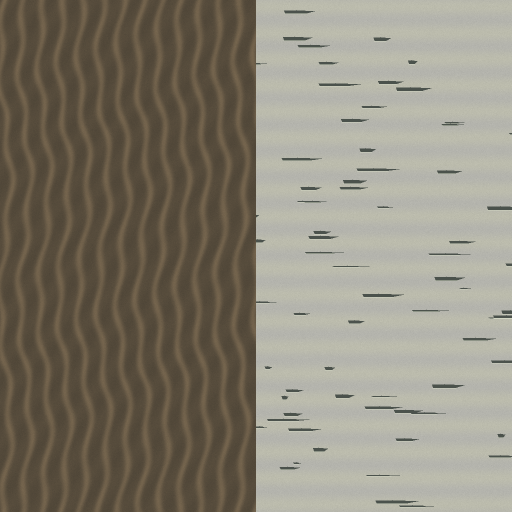
#> input picture brave-and-cold/assets/environment_detail/tree_diversity/winter_bark.png, 1024 x 1024 px (shown at 1/2 size)
$ python gen_forest_bark.py
#> lines starting #> are read from the running program, lines starting #| are printed output that depends on the picture
"""Original fissured conifer bark; retain the existing pale birch atlas half."""
from pathlib import Path
import numpy as np
from scipy.ndimage import gaussian_filter, map_coordinates
from PIL import Image
import json, hashlib
R=Path(__file__).resolve().parents[2]; O=R/'tools/blender/generated/forest_quality'
rng=np.random.default_rng(71740); h=1024; w=512
y,x=np.mgrid[:h,:w]; warp=gaussian_filter(rng.normal(size=(h,w)),(24,16))*85
# Independently placed irregular fissures avoid sinusoidal zigzag repetition.
height=np.full((h,w),.58)
for center in np.cumsum(rng.uniform(12,29,45)):
 c=np.mod(center+warp+gaussian_filter(rng.normal(size=h),18)[:,None]*10,w)
 distance=np.abs(np.mod(x-c+w/2,w)-w/2)
 height-=np.exp(-(distance/rng.uniform(1.0,2.1))**2)*rng.uniform(.12,.25)
height+=gaussian_filter(rng.normal(size=(h,w)),(2,1))*.035
height+=gaussian_filter(rng.normal(size=(h,w)),(18,10))*.55
height=np.clip(height,.18,.8)
tone=height*.38+.69
color=np.clip(tone[:,:,None]*np.array([91,86,75]),0,255).astype('uint8')
old=Image.open(R/'brave-and-cold/assets/environment_detail/tree_diversity/winter_bark.png').convert('RGB').resize((1024,1024))
#> old is the input picture: PIL image 1024x1024 RGB; mean R, G, B 136.9, 131.1, 116.9
old.paste(Image.fromarray(color),(0,0));old.save(O/'winter_bark.png')
#> after `old.paste(Image.fromarray(color), (0, 0))`:
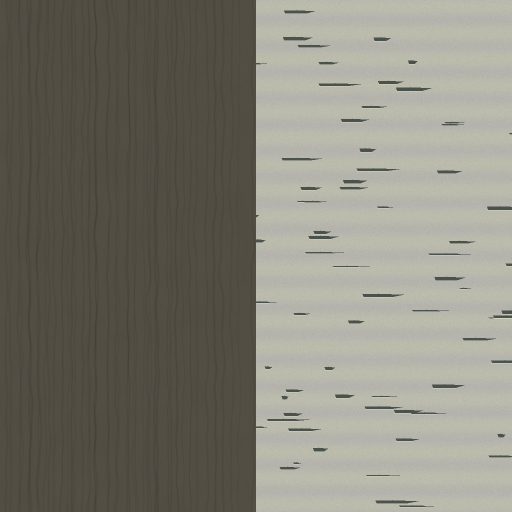
#> old: PIL image 1024x1024 RGB (shown at 1/2 size); mean R, G, B 130.9, 128.7, 118.3
#> after `old.paste(Image.fromarray(color), (0, 0))`:
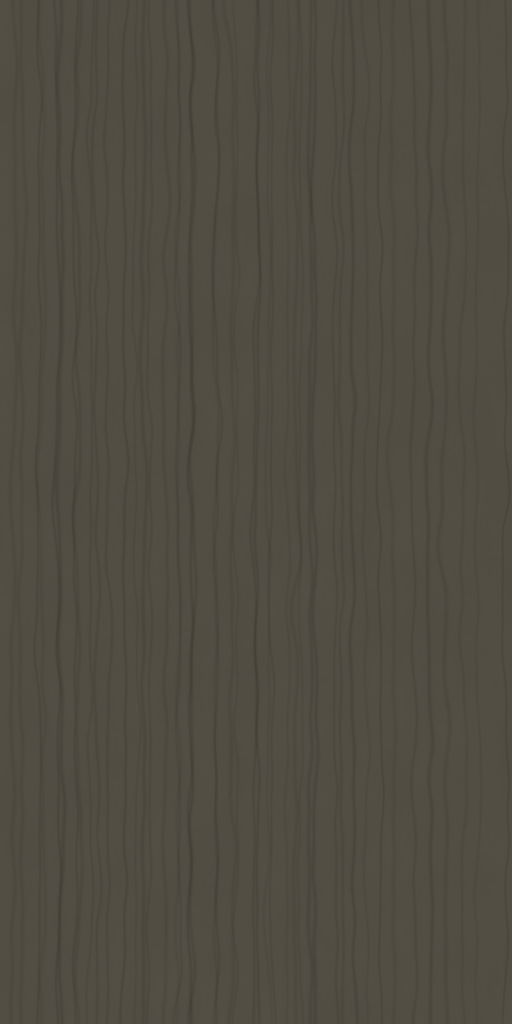
#> color: shape (1024, 512, 3); mean R, G, B 80.8, 76.3, 66.5
dy,dx=np.gradient(height); n=np.dstack([-dx*3,-dy*3,np.ones((h,w))]);n/=np.linalg.norm(n,axis=2)[:,:,None]
normal=Image.open(R/'brave-and-cold/assets/environment_detail/tree_diversity/winter_bark_normal.png').convert('RGB').resize((1024,1024))
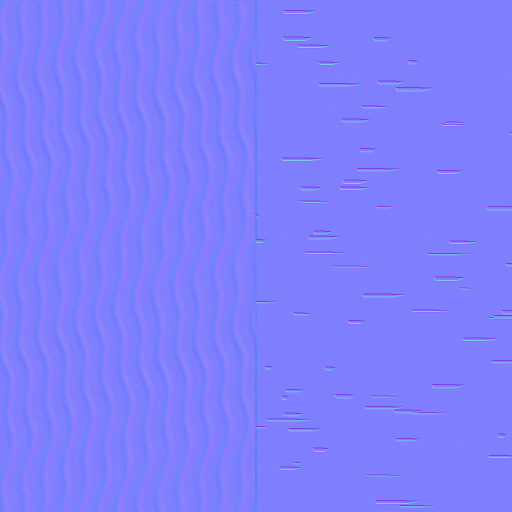
#> input picture brave-and-cold/assets/environment_detail/tree_diversity/winter_bark_normal.png, 1024 x 1024 px (shown at 1/2 size)
#> normal is the input picture: PIL image 1024x1024 RGB; mean R, G, B 126.9, 127, 253.6
normal.paste(Image.fromarray(((n*.5+.5)*255).astype('uint8')),(0,0));normal.save(O/'winter_bark_normal.png')
#> after `normal.paste(Image.fromarray(((n * 0.5 + 0.5) * 255).astype('uint8')),`:
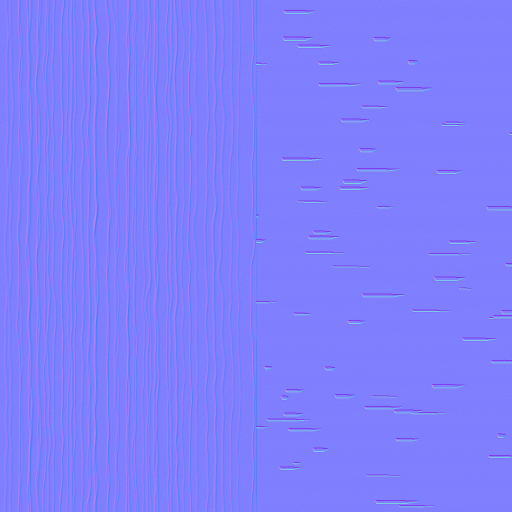
#> normal: PIL image 1024x1024 RGB (shown at 1/2 size); mean R, G, B 127, 127, 253.4
#> (the run stopped early here; a loop or call above may not have finished)
